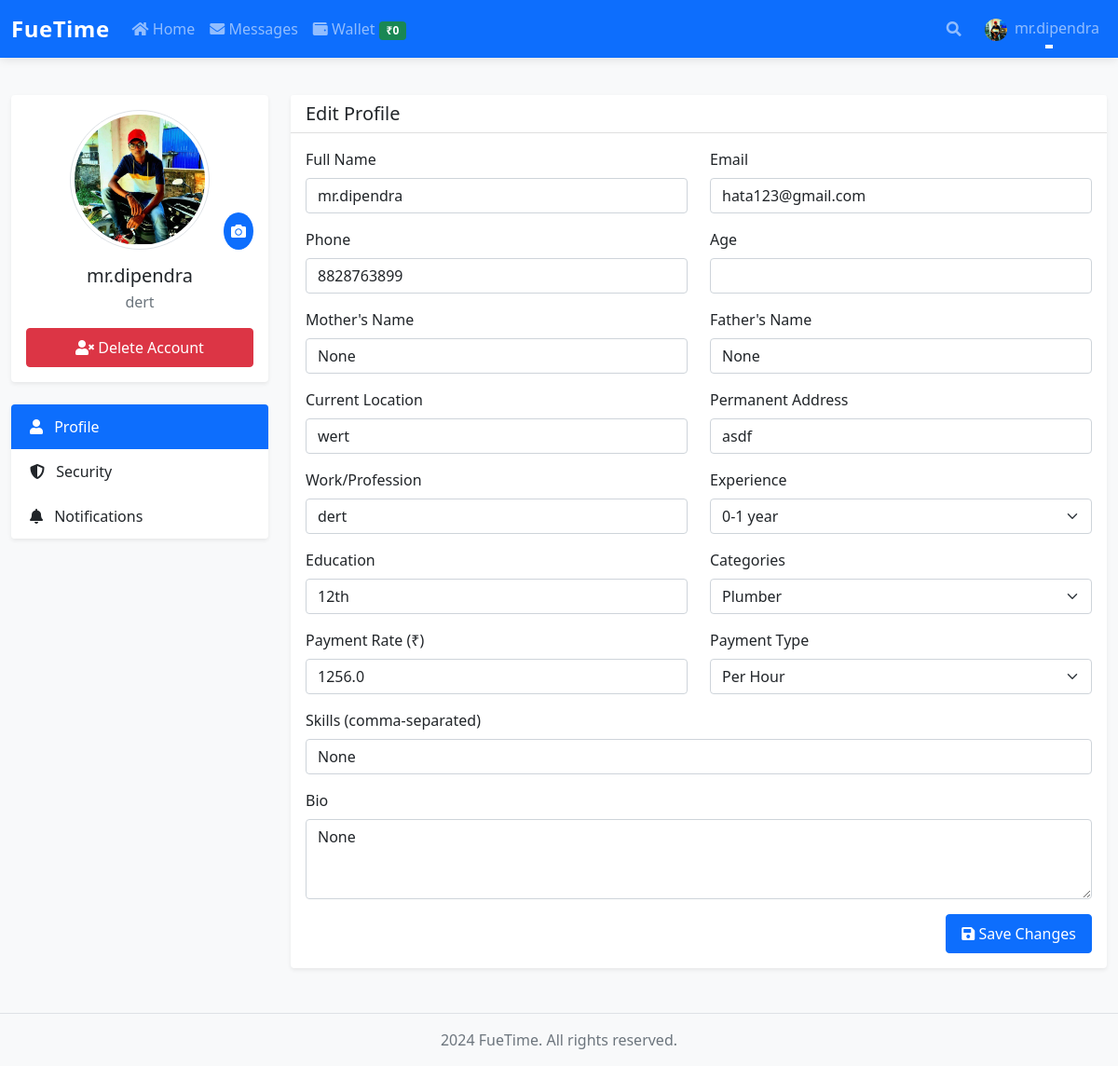
Page /account (signed in) on the committed database.
### app.py (models this page shows, shortened)
class User(UserMixin, db.Model):
    id = db.Column(db.Integer, primary_key=True)
    email = db.Column(db.String(120), unique=True, nullable=False, index=True)
    phone = db.Column(db.String(20), unique=True, nullable=False, index=True)
    password_hash = db.Column(db.String(128))
    reset_token = db.Column(db.String(100), unique=True)
    reset_token_expiry = db.Column(db.DateTime)
    full_name = db.Column(db.String(100), nullable=False)
    mother_name = db.Column(db.String(100))
    father_name = db.Column(db.String(100))
    live_location = db.Column(db.String(200))
    current_location = db.Column(db.String(200))
    work = db.Column(db.String(100))
    experience = db.Column(db.String(50))
    education = db.Column(db.String(200))
    age = db.Column(db.Integer)
    photo = db.Column(db.String(200))
    bio = db.Column(db.Text)
    payment_type = db.Column(db.String(20))
    payment_charge = db.Column(db.Float)
    skills = db.Column(db.String(500))
    categories = db.Column(db.String(200))
    availability = db.Column(db.String(20), default="available")
    average_rating = db.Column(db.Float, default=0.0)
    total_reviews = db.Column(db.Integer, default=0)
    created_at = db.Column(db.DateTime, default=datetime.utcnow)
    last_active = db.Column(db.DateTime, default=datetime.utcnow)
    is_online = db.Column(db.Boolean, default=False)
    profile_views = db.Column(db.Integer, default=0)
    wallet_balance = db.Column(db.Float, default=0.0)
    is_admin = db.Column(db.Boolean, default=False)
    username = db.Column(db.String(100), unique=True, nullable=False, index=True)
    reviews_received = db.relationship('Review',
        foreign_keys='Review.worker_id',
        backref='reviewed_user',
        lazy='dynamic'
    )
    reviews_given = db.relationship('Review',
        foreign_keys='Review.reviewer_id',
        backref='reviewer_user',
        lazy='dynamic'
    )
    def get_unread_messages_count(self):
        return Message.query.filter_by(recipient_id=self.id, is_read=False).count()

### app.py (the view, shortened to what this page needs)
@app.route('/account', methods=['GET', 'POST'])
@login_required
def account():
    return render_template('account.html', user=current_user)

### templates/account.html (shortened to what this page needs)
{% extends "base.html" %}
{% block content %}
<div class="container mt-4">
    <div class="row">
        <div class="col-md-3">
            <div class="card shadow-sm mb-4">
                <div class="card-body text-center">
                    <div class="position-relative mb-3">
                        <img src="{{ url_for('static', filename='uploads/' + user.photo) if user.photo else url_for('static', filename='img/default-avatar.png') }}"
                             class="rounded-circle img-thumbnail" style="width: 150px; height: 150px; object-fit: cover;">
                        <label for="photo-upload" class="position-absolute bottom-0 end-0 bg-primary text-white rounded-circle p-2"
                               style="cursor: pointer;" title="Change photo">
                            <i class="fas fa-camera"></i>
                        </label>
                    </div>
                    <h5 class="mb-1">{{ user.full_name }}</h5>
                    <p class="text-muted mb-3">{{ user.work }}</p>
                    <div class="d-grid">
                        <button type="button" class="btn btn-danger" data-bs-toggle="modal" data-bs-target="#deleteAccountModal">
                            <i class="fas fa-user-times"></i> Delete Account
                        </button>
                    </div>
                </div>
            </div>
            <div class="list-group shadow-sm">
                <button class="list-group-item list-group-item-action active" data-bs-toggle="list" href="#profile">
                    <i class="fas fa-user me-2"></i> Profile
                </button>
                <button class="list-group-item list-group-item-action" data-bs-toggle="list" href="#security">
                    <i class="fas fa-shield-alt me-2"></i> Security
                </button>
                <button class="list-group-item list-group-item-action" data-bs-toggle="list" href="#notifications">
                    <i class="fas fa-bell me-2"></i> Notifications
                </button>
            </div>
        </div>
        <div class="col-md-9">
            <div class="tab-content">
                <div class="tab-pane fade show active" id="profile">
                    <div class="card shadow-sm">
                        <div class="card-header bg-white">
                            <h5 class="mb-0">Edit Profile</h5>
                        </div>
                        <div class="card-body">
                            <form method="POST" enctype="multipart/form-data" id="profile-form">
                                <div class="row mb-3">
                                    <div class="col-md-6">
                                        <label class="form-label">Full Name</label>
                                        <input type="text" name="full_name" class="form-control" value="{{ user.full_name }}" required>
                                    </div>
                                    <div class="col-md-6">
                                        <label class="form-label">Email</label>
                                        <input type="email" name="email" class="form-control" value="{{ user.email }}" required>
                                    </div>
                                </div>
                                <div class="row mb-3">
                                    <div class="col-md-6">
                                        <label class="form-label">Phone</label>
                                        <input type="tel" name="phone" class="form-control" value="{{ user.phone }}">
                                    </div>
                                    <div class="col-md-6">
                                        <label class="form-label">Age</label>
                                        <input type="number" name="age" class="form-control" value="{{ user.age }}">
                                    </div>
                                </div>
                                <div class="row mb-3">
                                    <div class="col-md-6">
                                        <label class="form-label">Mother's Name</label>
                                        <input type="text" name="mother_name" class="form-control" value="{{ user.mother_name }}">
                                    </div>
                                    <div class="col-md-6">
                                        <label class="form-label">Father's Name</label>
                                        <input type="text" name="father_name" class="form-control" value="{{ user.father_name }}">
                                    </div>
                                </div>
                                <div class="row mb-3">
                                    <div class="col-md-6">
                                        <label class="form-label">Current Location</label>
                                        <input type="text" name="current_location" class="form-control" value="{{ user.current_location }}">
                                    </div>
                                    <div class="col-md-6">
                                        <label class="form-label">Permanent Address</label>
                                        <input type="text" name="live_location" class="form-control" value="{{ user.live_location }}">
                                    </div>
                                </div>
                                <div class="row mb-3">
                                    <div class="col-md-6">
                                        <label class="form-label">Work/Profession</label>
                                        <input type="text" name="work" class="form-control" value="{{ user.work }}">
                                    </div>
                                    <div class="col-md-6">
                                        <label class="form-label">Experience</label>
                                        <select name="experience" class="form-select">
                                            <option value="0-1 year" {% if user.experience == '0-1 year' %}selected{% endif %}>0-1 year</option>
                                        </select>
                                    </div>
                                </div>
                                <div class="row mb-3">
                                    <div class="col-md-6">
                                        <label class="form-label">Education</label>
                                        <input type="text" name="education" class="form-control" value="{{ user.education }}">
                                    </div>
                                    <div class="col-md-6">
                                        <label class="form-label">Categories</label>
                                        <select name="categories" class="form-select">
                                            <option value="Plumber" {% if user.categories == 'Plumber' %}selected{% endif %}>Plumber</option>
                                        </select>
                                    </div>
                                </div>
                                <div class="row mb-3">
                                    <div class="col-md-6">
                                        <label class="form-label">Payment Rate (₹)</label>
                                        <input type="number" name="payment_charge" class="form-control" value="{{ user.payment_charge }}">
                                    </div>
                                    <div class="col-md-6">
                                        <label class="form-label">Payment Type</label>
                                        <select name="payment_type" class="form-select">
                                            <option value="per hour" {% if user.payment_type == 'per hour' %}selected{% endif %}>Per Hour</option>
                                        </select>
                                    </div>
                                </div>
                                <div class="mb-3">
                                    <label class="form-label">Skills (comma-separated)</label>
                                    <input type="text" name="skills" class="form-control" value="{{ user.skills }}"
                                           placeholder="e.g., Plumbing, Pipe Fitting, Bathroom Fixtures">
                                </div>
                                <div class="mb-3">
                                    <label class="form-label">Bio</label>
                                    <textarea name="bio" class="form-control" rows="3">{{ user.bio }}</textarea>
                                </div>
                                <div class="text-end">
                                    <button type="submit" class="btn btn-primary">
                                        <i class="fas fa-save"></i> Save Changes
                                    </button>
                                </div>
                            </form>
                        </div>
                    </div>
                </div>
            </div>
        </div>
    </div>
</div>
{% endblock %}

### templates/base.html (shortened to what this page needs)
<!DOCTYPE html>
<html lang="en">
<head>
    <link href="https://cdn.jsdelivr.net/npm/bootstrap@5.1.3/dist/css/bootstrap.min.css" rel="stylesheet">
    <link href="https://cdnjs.cloudflare.com/ajax/libs/font-awesome/5.15.4/css/all.min.css" rel="stylesheet">
    <link href="{{ url_for('static', filename='css/style.css') }}" rel="stylesheet">
</head>
<body>
    <nav class="navbar navbar-expand-lg navbar-dark bg-primary">
        <div class="container">
            <a class="navbar-brand site-title" href="{{ url_for('index') }}">
                FueTime
            </a>
            <div class="collapse navbar-collapse" id="navbarNav">
                <ul class="navbar-nav me-auto">
                    <li class="nav-item">
                        <a class="nav-link" href="{{ url_for('index') }}">
                            <i class="fas fa-home"></i> {{ _('Home') }}
                        </a>
                    </li>
                    {% if current_user.is_authenticated %}
                    <li class="nav-item">
                        <a class="nav-link" href="{{ url_for('messages') }}">
                            <i class="fas fa-envelope"></i> {{ _('Messages') }}
                        </a>
                    </li>
                    <li class="nav-item">
                        <a class="nav-link" href="{{ url_for('wallet') }}">
                            <i class="fas fa-wallet"></i> {{ _('Wallet') }}
                            <span class="badge bg-success">₹{{ current_user.wallet_balance|default(0, true) }}</span>
                        </a>
                    </li>
                    {% endif %}
                </ul>
                <ul class="navbar-nav ms-auto">
                    <li class="nav-item me-2 position-relative">
                        <button class="btn nav-link px-2" type="button" onclick="toggleSearch()">
                            <i class="fas fa-search"></i>
                        </button>
                    </li>
                    {% if current_user.is_authenticated %}
                    <li class="nav-item dropdown">
                        <a class="nav-link dropdown-toggle" href="#" id="navbarDropdown" role="button" data-bs-toggle="dropdown">
                            <img src="{{ url_for('static', filename='uploads/' + current_user.photo) if current_user.photo else url_for('static', filename='img/default-avatar.png') }}"
                                 class="rounded-circle me-1" style="width: 24px; height: 24px; object-fit: cover;">
                            {{ current_user.full_name }}
                        </a>
                    </li>
                    {% endif %}
                </ul>
            </div>
        </div>
    </nav>
    {% block content %}{% endblock %}
    <footer class="footer mt-5 py-3 bg-light">
        <div class="container text-center">
            <span class="text-muted"> 2024 FueTime. {{ _('All rights reserved.') }}</span>
        </div>
    </footer>
</body>
</html>

### rows in the picture
User: wallet_balance "0", photo (picture), full_name "mr.dipendra", work "dert", email "hata123@gmail.com", phone "8828763899", mother_name "None", father_name "None", current_location "wert", live_location "asdf", education "12th", payment_charge "1256.0", skills "None", bio "None"
